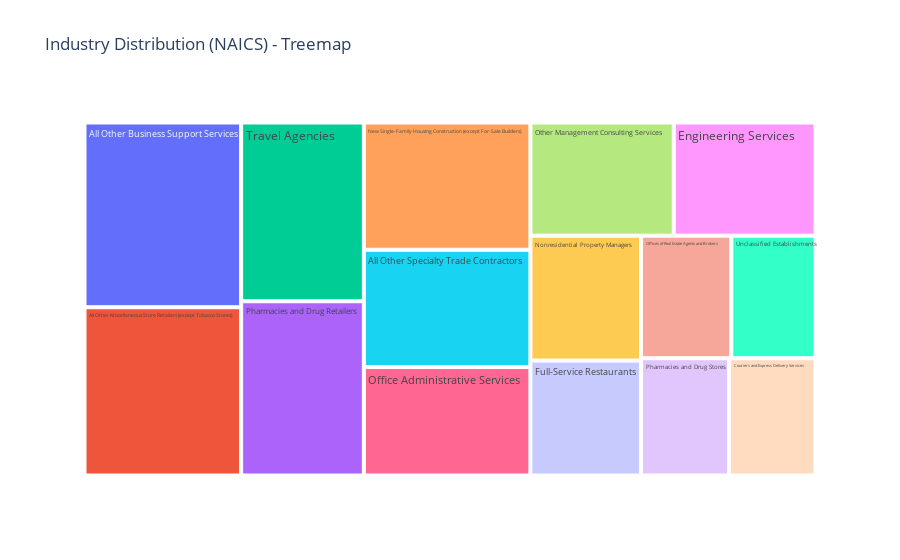

Source (notebook cell):
### Code cell
# NAICS Industry Analysis
if 'NAICS Description' in df.columns:
    df['NAICS Description'] = df['NAICS Description'].str.strip()
    naics_dist = df['NAICS Description'].value_counts().head(15)
    
    fig = px.treemap(names=naics_dist.index, parents=[''] * len(naics_dist), values=naics_dist.values,
                     title='Industry Distribution (NAICS) - Treemap')
    fig.show()

### Figure 1 — Plotly figure (JSON) as saved in the notebook; plotly's stock layout.template omitted (floating-point values rounded to 4 significant figures)
{"data": [{"domain": {"x": [0.0, 1.0], "y": [0.0, 1.0]}, "hovertemplate": "label=%{label}<br>value=%{value}<br>parent=%{parent}<extra></extra>", "labels": ["All Other Business Support Services", "All Other Miscellaneous Store Retailers (except Tobacco Stores)", "Travel Agencies", "Pharmacies and Drug Retailers", "New Single-Family Housing Construction (except For-Sale Builders)", "All Other Specialty Trade Contractors", "Office Administrative Services", "Other Management Consulting Services", "Engineering Services", "Nonresidential Property Managers", "Full-Service Restaurants", "Offices of Real Estate Agents and Brokers", "Unclassified Establishments", "Pharmacies and Drug Stores", "Couriers and Express Delivery Services"], "name": "", "parents": ["", "", "", "", "", "", "", "", "", "", "", "", "", "", ""], "type": "treemap", "values": [157, 143, 119, 116, 115, 106, 98, 88, 87, 75, 69, 60, 56, 56, 55]}], "layout": {"legend": {"tracegroupgap": 0}, "title": {"text": "Industry Distribution (NAICS) - Treemap"}}}
